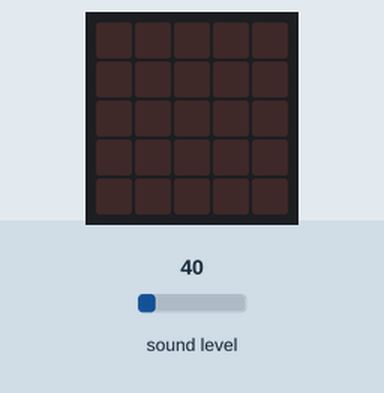
Bench run of a program on a simulated BBC micro:bit (MakeCode). Parts: the board's 5×5 LED display. The inputs (shaded band) are chosen by the test bench; at power-on: sound level 40.

Above: at 1.2 s.
1.3 s: sound level set to 97
2.8 s: sound level set to 104
At 3.3 s:
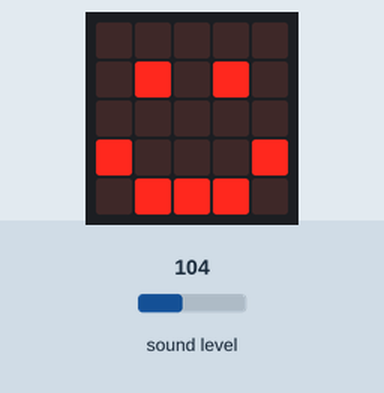
At 5.7 s:
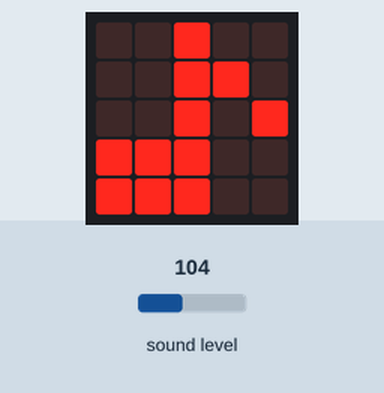
5.8 s: sound level set to 5
Timing chart, 0 to 8.8 s (numbered marks = the images above; inputs shaded):
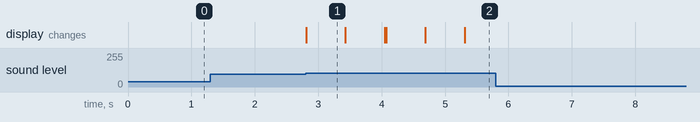

Measured:
- the behaviour switches between 100 and 101 on sound level (found by bisection; images 0 and 1)
- after the input at 1.3 s, every drawn part: stays the same
- after the input at 2.8 s, the display: changes at once (image 1)
- after the input at 5.8 s, every drawn part: stays the same
- what the display in image 1 shows lasts 0.6 s, from 2.8 s to 3.4 s

The program:

main.ts
```typescript
let a = 0
basic.forever(function () {
    if (input.soundLevel() > 100) {
        a += 1
        if (a > 3) {
            a = 0
        }
        if (a == 0) {
            basic.showIcon(IconNames.Heart)
        } else if (a == 1) {
            basic.showIcon(IconNames.Happy)
        } else if (a == 2) {
            basic.showIcon(IconNames.EigthNote)
        } else {
            basic.clearScreen()
        }
    }
})
```

test.ts
```typescript
// 在這裡測試；當此封包作為擴充功能時，將不會編譯此內容。
```
